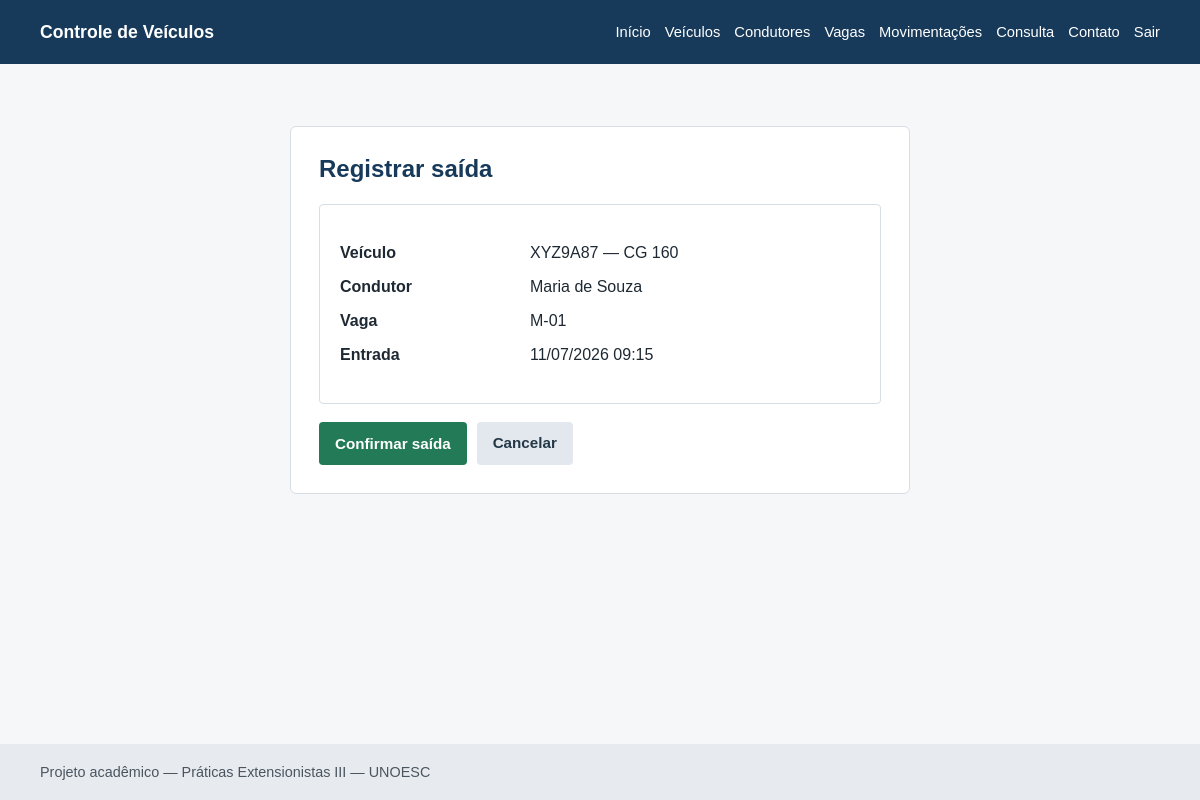
Screenshot of /movimentacoes/saida.php?id=2 (signed in) with the database file from the repository.
### tables this page shows
CREATE TABLE movimentacoes (
    id_movimentacao INT UNSIGNED AUTO_INCREMENT PRIMARY KEY,
    id_veiculo INT UNSIGNED NOT NULL,
    id_condutor INT UNSIGNED NOT NULL,
    id_vaga INT UNSIGNED NOT NULL,
    id_usuario_entrada INT UNSIGNED NOT NULL,
    id_usuario_saida INT UNSIGNED NULL,
    data_hora_entrada DATETIME NOT NULL DEFAULT CURRENT_TIMESTAMP,
    data_hora_saida DATETIME NULL,
    motivo_visita VARCHAR(150) NULL,
    observacao VARCHAR(255) NULL,
    status ENUM('ABERTA', 'FINALIZADA') NOT NULL DEFAULT 'ABERTA',
    CONSTRAINT fk_movimentacoes_veiculo FOREIGN KEY (id_veiculo)
        REFERENCES veiculos (id_veiculo) ON UPDATE CASCADE ON DELETE RESTRICT,
    CONSTRAINT fk_movimentacoes_condutor FOREIGN KEY (id_condutor)
        REFERENCES condutores (id_condutor) ON UPDATE CASCADE ON DELETE RESTRICT,
    CONSTRAINT fk_movimentacoes_vaga FOREIGN KEY (id_vaga)
        REFERENCES vagas (id_vaga) ON UPDATE CASCADE ON DELETE RESTRICT,
    CONSTRAINT fk_movimentacoes_usuario_entrada FOREIGN KEY (id_usuario_entrada)
        REFERENCES usuarios (id_usuario) ON UPDATE CASCADE ON DELETE RESTRICT,
    CONSTRAINT fk_movimentacoes_usuario_saida FOREIGN KEY (id_usuario_saida)
        REFERENCES usuarios (id_usuario) ON UPDATE CASCADE ON DELETE RESTRICT,
    INDEX idx_movimentacoes_entrada (data_hora_entrada),
    INDEX idx_movimentacoes_saida (data_hora_saida),
    INDEX idx_movimentacoes_status_veiculo (status, id_veiculo)
);

CREATE TABLE veiculos (
    id_veiculo INT UNSIGNED AUTO_INCREMENT PRIMARY KEY,
    id_condutor INT UNSIGNED NOT NULL,
    placa VARCHAR(8) NOT NULL UNIQUE,
    marca VARCHAR(50) NOT NULL,
    modelo VARCHAR(80) NOT NULL,
    cor VARCHAR(40) NOT NULL,
    ano_modelo SMALLINT UNSIGNED NULL,
    tipo_veiculo ENUM('CARRO', 'MOTO', 'UTILITARIO', 'OUTRO') NOT NULL DEFAULT 'CARRO',
    observacao VARCHAR(255) NULL,
    status ENUM('ATIVO', 'INATIVO') NOT NULL DEFAULT 'ATIVO',
    created_at DATETIME NOT NULL DEFAULT CURRENT_TIMESTAMP,
    updated_at DATETIME NOT NULL DEFAULT CURRENT_TIMESTAMP ON UPDATE CURRENT_TIMESTAMP,
    CONSTRAINT fk_veiculos_condutor FOREIGN KEY (id_condutor)
        REFERENCES condutores (id_condutor)
        ON UPDATE CASCADE ON DELETE RESTRICT,
    INDEX idx_veiculos_placa (placa),
    INDEX idx_veiculos_modelo (modelo)
);

CREATE TABLE condutores (
    id_condutor INT UNSIGNED AUTO_INCREMENT PRIMARY KEY,
    nome VARCHAR(120) NOT NULL,
    cpf CHAR(11) NULL UNIQUE,
    telefone VARCHAR(20) NULL,
    email VARCHAR(150) NULL,
    tipo_condutor ENUM('FUNCIONARIO', 'VISITANTE', 'PRESTADOR', 'OUTRO') NOT NULL DEFAULT 'VISITANTE',
    unidade_setor VARCHAR(100) NULL,
    status ENUM('ATIVO', 'INATIVO') NOT NULL DEFAULT 'ATIVO',
    created_at DATETIME NOT NULL DEFAULT CURRENT_TIMESTAMP,
    updated_at DATETIME NOT NULL DEFAULT CURRENT_TIMESTAMP ON UPDATE CURRENT_TIMESTAMP,
    INDEX idx_condutores_nome (nome)
);

CREATE TABLE vagas (
    id_vaga INT UNSIGNED AUTO_INCREMENT PRIMARY KEY,
    codigo VARCHAR(20) NOT NULL UNIQUE,
    setor VARCHAR(80) NOT NULL,
    tipo_vaga ENUM('CARRO', 'MOTO', 'UTILITARIO', 'GERAL') NOT NULL DEFAULT 'GERAL',
    status ENUM('LIVRE', 'OCUPADA', 'INATIVA') NOT NULL DEFAULT 'LIVRE',
    observacao VARCHAR(255) NULL,
    created_at DATETIME NOT NULL DEFAULT CURRENT_TIMESTAMP,
    updated_at DATETIME NOT NULL DEFAULT CURRENT_TIMESTAMP ON UPDATE CURRENT_TIMESTAMP
);

### src/includes/helpers.php (called while the page is built, shortened)
<?php
function e(?string $value): string
{
    return htmlspecialchars($value ?? '', ENT_QUOTES, 'UTF-8');
}

### src/movimentacoes/saida.php (the view, shortened to what this page needs)
<?php
$pdo=db();$id=filter_input(INPUT_GET,'id',FILTER_VALIDATE_INT)?:filter_input(INPUT_POST,'id',FILTER_VALIDATE_INT)?:0;$stmt=$pdo->prepare("SELECT m.*,v.placa,v.modelo,c.nome AS condutor,vg.codigo AS vaga FROM movimentacoes m JOIN veiculos v ON v.id_veiculo=m.id_veiculo JOIN condutores c ON c.id_condutor=m.id_condutor JOIN vagas vg ON vg.id_vaga=m.id_vaga WHERE m.id_movimentacao=?");$stmt->execute([$id]);$m=$stmt->fetch();if(!$m){flash('erro','Movimentação não encontrada.');redirect('movimentacoes/index.php');}
$pageTitle='Registrar saída';require __DIR__.'/../includes/header.php';
?>
<section class="form-panel"><h1>Registrar saída</h1><div class="details"><dl><dt>Veículo</dt><dd><?=e($m['placa'].' — '.$m['modelo'])?></dd><dt>Condutor</dt><dd><?=e($m['condutor'])?></dd><dt>Vaga</dt><dd><?=e($m['vaga'])?></dd><dt>Entrada</dt><dd><?=e(date('d/m/Y H:i',strtotime($m['data_hora_entrada'])))?></dd></dl></div><form method="post"><div class="form-actions"><button class="button button-secondary" type="submit" <?=$m['status']!=='ABERTA'?'disabled':''?>>Confirmar saída</button><a class="button button-light" href="index.php">Cancelar</a></div></form></section>
<?php require __DIR__.'/../includes/footer.php';?>

### src/css/style.css (style rules this page uses)
:root { --blue:#24557f;--blue-dark:#173a5b;--blue-soft:#eaf2f8;--green:#237a57;--red:#a23b3b;--gray:#5b6570;--line:#d8dee5;--bg:#f5f7f9;--white:#fff }
* { box-sizing:border-box }
body { margin:0;font-family:Arial,sans-serif;color:#1e2933;background:var(--bg);line-height:1.5 }
h1,h2 { color:var(--blue-dark);line-height:1.2 }
h1 { margin-top:0 }
.button { display:inline-block;border:0;border-radius:4px;background:var(--blue);color:#fff;padding:10px 16px;text-decoration:none;font-weight:700;cursor:pointer;font-size:.95rem }
.button-secondary { background:var(--green) }
.button-light { background:#e2e8ee;color:#243746 }
.login-panel,.form-panel { max-width:620px;margin:30px auto;background:#fff;border:1px solid var(--line);border-radius:6px;padding:28px }
.form-actions { display:flex;gap:10px;margin-top:18px }
.details { background:#fff;border:1px solid var(--line);padding:20px;border-radius:4px }
.details dl { display:grid;grid-template-columns:180px 1fr;gap:10px }
.details dt { font-weight:700 }
.details dd { margin:0 }

### rows the page displays
movimentacoes: id_veiculo.modelo "XYZ9A87 — CG 160", id_condutor.nome "Maria de Souza", id_vaga.codigo "M-01", data_hora_entrada "11/07/2026 09:15"
